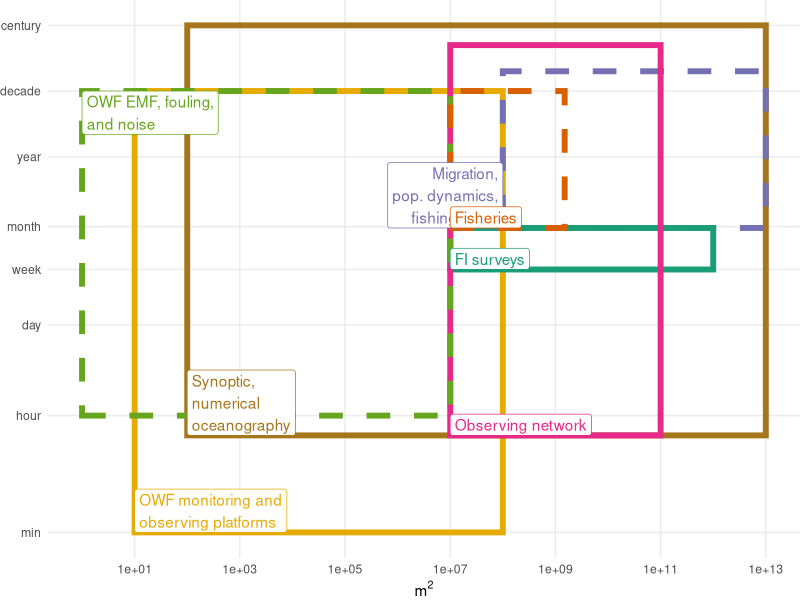

This figure's R source:
library(data.table)
library(ggplot2)

scale <- fread('data/scale_figure_data.csv')
scale$label <- gsub(' n ', '\n', scale$label)

label_loc <- copy(scale)
label_loc[grepl('Pop', label), 'space_min'] <- 
  label_loc[grepl('Pop', label), 'space_max']
label_loc[grepl('EMF', label), 'time_min'] <- 
  label_loc[grepl('EMF', label), 'time_max']


scale_fig <-
  ggplot() +
  geom_rect(data = scale,
            aes(xmin = space_min/(1000^2), xmax = space_max/(1000^2),
                ymin = time_min, ymax = time_max, color = label,
                linetype = type),
            fill = NA, linewidth = 2,
            show.legend = F) +
  geom_label(data = label_loc,
             aes(x = space_min/(1000^2), y = time_min,
                 label = label, color = label),
             show.legend = F,
             hjust = c(rep(0, 2), 1, rep(0, 4)),
             vjust = c(rep(0, 5), 1, 0)) +
  scale_y_log10(breaks = c(60, 60*60, 60*60*24, 60*60*24*7, 60*60*24*7*4.5,
                           60*60*24*7*52, 60*60*24*7*52*10,
                           60*60*24*7*52*10*10),
                labels = c('min', 'hour', 'day', 'week', 'month', 'year',
                           'decade', 'century')) +
  scale_x_log10(breaks = 10 ^ seq(1, 13, 2)) +
  labs(x = bquote(m^2), y = NULL) +
  scale_color_brewer(type = 'qual',
                     palette = 'Dark2') +
  scale_linetype_manual(values = c('dashed', 'solid')) +
  theme_minimal() +
  theme(panel.grid.minor = element_blank(),
        plot.margin = unit(c(0, 0, 0, 0), 'mm'))

library(ragg)
# get dpi, starting with mm
# https://www.tidyverse.org/blog/2020/08/taking-control-of-plot-scaling/
scale_dpi <- function(w, h, r){
  list(
    width = ceiling(w / 25.4 * r),
    height = ceiling(h / 25.4 * r),
    res = r
  )
}
scales <- scale_dpi(w = 85, h = 90, r = 500)


agg_png("figures/figure1.png",
        width = scales$width,
        height = scales$height,
        units = 'px',
        res = scales$res,
        scaling = 0.65)

scale_fig

dev.off()
